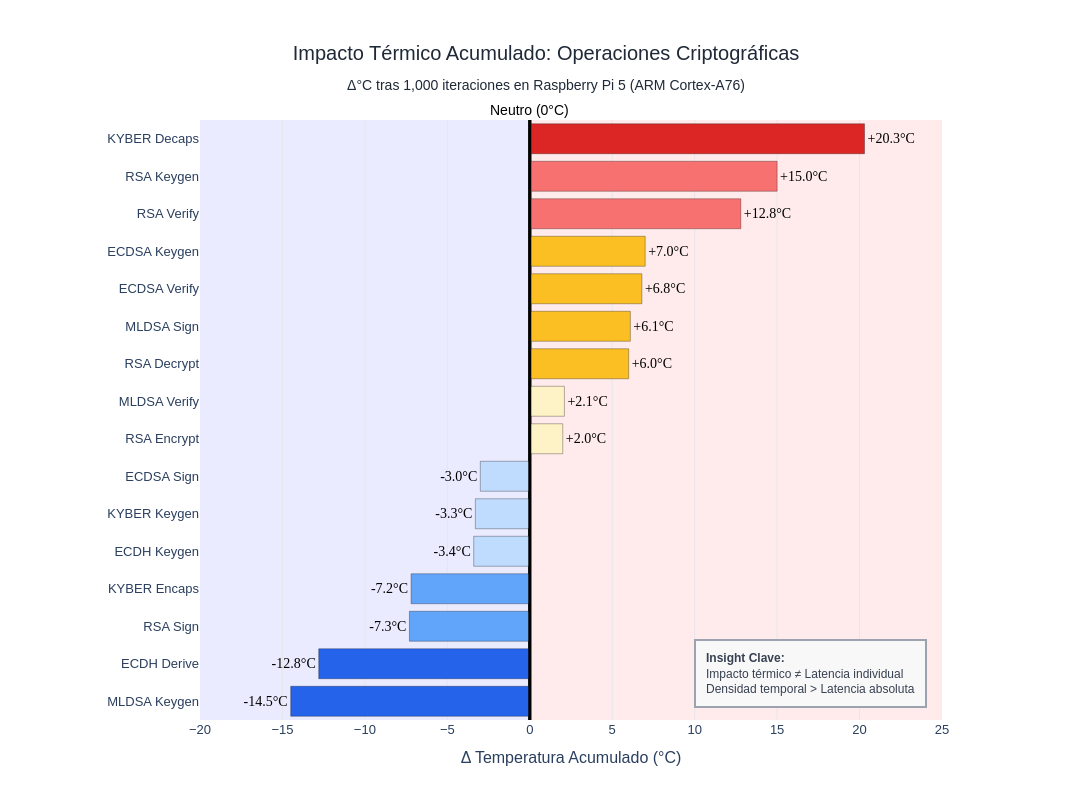

The code cell stored with this chart in its notebook:
### Code cell
# ANÁLISIS TÉRMICO AGREGADO

# Preparar datos
resultados_termicos = []
for alg, ops in categories.items():
    for op, df in ops.items():
        if df is not None:
            resultados_termicos.append({
                'Operación': f"{alg.upper()} {op.capitalize()}",
                'Latencia Mediana (ms)': df['time_ms'].median(),
                'Temp Δ Promedio (°C)': df['temp_delta_c'].mean(),
                'Temp Acumulado (°C)': df['temp_delta_c'].sum()
            })

df_termico = pd.DataFrame(resultados_termicos).sort_values(
    'Temp Acumulado (°C)',
    ascending=True
)

# Función para asignar colores según temperatura
def asignar_color(temp):
    if temp > 15:
        return '#dc2626'
    elif temp > 10:
        return '#f87171'
    elif temp > 5:
        return '#fbbf24'
    elif temp > 0:
        return '#fef3c7'
    elif temp > -5:
        return '#bfdbfe'
    elif temp > -10:
        return '#60a5fa'
    else:
        return '#2563eb'

colores = [asignar_color(temp) for temp in df_termico['Temp Acumulado (°C)']]

# Crear figura
fig = go.Figure()

fig.add_trace(go.Bar(
    y=df_termico['Operación'],
    x=df_termico['Temp Acumulado (°C)'],
    orientation='h',
    marker=dict(
        color=colores,
        line=dict(color='rgba(0,0,0,0.3)', width=1)
    ),
    text=[f'{t:+.1f}°C' for t in df_termico['Temp Acumulado (°C)']],
    textposition='outside',
    textfont=dict(size=14, color='black', family='Arial Black'),
    hovertemplate=(
        '<b>%{y}</b><br>'
        'Δ Temp Acumulado: <b>%{x:+.2f}°C</b><br>'
        'Latencia Mediana: %{customdata[0]:.3f} ms<br>'
        'Δ Temp Promedio: %{customdata[1]:+.3f}°C<br>'
        '<extra></extra>'
    ),
    customdata=df_termico[['Latencia Mediana (ms)', 'Temp Δ Promedio (°C)']].values
))

# Línea de referencia en 0°C (neutro térmico)
fig.add_vline(
    x=0,
    line_dash="solid",
    line_color="black",
    line_width=3,
    annotation_text="Neutro (0°C)",
    annotation_position="top",
    annotation_font_size=14,
    annotation_font_color="black"
)

# Áreas sombreadas (zonas térmicas)
fig.add_vrect(
    x0=-20, x1=0,
    fillcolor="blue",
    opacity=0.08,
    layer="below",
    line_width=0,
)

fig.add_vrect(
    x0=0, x1=25,
    fillcolor="red",
    opacity=0.08,
    layer="below",
    line_width=0,
)

# Layout
fig.update_layout(
    title={
        'text': (
            'Impacto Térmico Acumulado: Operaciones Criptográficas<br>'
            '<sub>Δ°C tras 1,000 iteraciones en Raspberry Pi 5 (ARM Cortex-A76)</sub>'
        ),
        'x': 0.5,
        'xanchor': 'center',
        'font': {'size': 20, 'family': 'Arial', 'color': '#1f2937'}
    },
    xaxis_title='Δ Temperatura Acumulado (°C)',
    xaxis=dict(
        zeroline=True,
        zerolinewidth=3,
        zerolinecolor='black',
        gridcolor='#e5e7eb',
        showgrid=True,
        range=[-20, 25],
        tickfont=dict(size=13)
    ),
    yaxis_title='',
    yaxis=dict(
        showgrid=False,
        tickfont=dict(size=13)
    ),
    height=800,
    width=1400,
    font=dict(size=13, family='Arial'),
    plot_bgcolor='white',
    paper_bgcolor='white',
    margin=dict(l=200, r=150, t=120, b=80),
    hovermode='y unified'
)

# Añadir anotación explicativa
fig.add_annotation(
    text=(
        '<b>Insight Clave:</b><br>'
        'Impacto térmico ≠ Latencia individual<br>'
        'Densidad temporal > Latencia absoluta'
    ),
    xref="paper", yref="paper",
    x=0.98, y=0.02,
    showarrow=False,
    font=dict(size=12, color='#374151'),
    align='left',
    bgcolor='rgba(249, 250, 251, 0.9)',
    bordercolor='#9ca3af',
    borderwidth=2,
    borderpad=10
)
fig.show()

### Figure 1 — Plotly figure (JSON) as saved in the notebook; plotly's stock layout.template omitted (floating-point values rounded to 4 significant figures)
{"data": [{"customdata": [[0.2088, -0.0145], [0.2451, -0.0128], [3.619, -0.0073], [0.09656, -0.0072], [0.1179, -0.0034], [0.08469, -0.0033], [0.1852, -0.003], [0.2237, 0.002], [0.211, 0.0021], [3.604, 0.006], [0.645, 0.0061], [0.3539, 0.0068], [0.1173, 0.007], [0.2302, 0.0128], [198.6, 0.015], [0.07, 0.0203]], "hovertemplate": "<b>%{y}</b><br>Δ Temp Acumulado: <b>%{x:+.2f}°C</b><br>Latencia Mediana: %{customdata[0]:.3f} ms<br>Δ Temp Promedio: %{customdata[1]:+.3f}°C<br><extra></extra>", "marker": {"color": ["#2563eb", "#2563eb", "#60a5fa", "#60a5fa", "#bfdbfe", "#bfdbfe", "#bfdbfe", "#fef3c7", "#fef3c7", "#fbbf24", "#fbbf24", "#fbbf24", "#fbbf24", "#f87171", "#f87171", "#dc2626"], "line": {"color": "rgba(0,0,0,0.3)", "width": 1}}, "orientation": "h", "text": ["-14.5°C", "-12.8°C", "-7.3°C", "-7.2°C", "-3.4°C", "-3.3°C", "-3.0°C", "+2.0°C", "+2.1°C", "+6.0°C", "+6.1°C", "+6.8°C", "+7.0°C", "+12.8°C", "+15.0°C", "+20.3°C"], "textfont": {"color": "black", "family": "Arial Black", "size": 14}, "textposition": "outside", "type": "bar", "x": [-14.5, -12.8, -7.3, -7.2, -3.4, -3.3, -3.0, 2.0, 2.1, 6.0, 6.1, 6.8, 7.0, 12.8, 15.0, 20.3], "y": ["MLDSA Keygen", "ECDH Derive", "RSA Sign", "KYBER Encaps", "ECDH Keygen", "KYBER Keygen", "ECDSA Sign", "RSA Encrypt", "MLDSA Verify", "RSA Decrypt", "MLDSA Sign", "ECDSA Verify", "ECDSA Keygen", "RSA Verify", "RSA Keygen", "KYBER Decaps"]}], "layout": {"annotations": [{"font": {"color": "black", "size": 14}, "showarrow": false, "text": "Neutro (0°C)", "x": 0, "xanchor": "center", "xref": "x", "y": 1, "yanchor": "bottom", "yref": "y domain"}, {"align": "left", "bgcolor": "rgba(249, 250, 251, 0.9)", "bordercolor": "#9ca3af", "borderpad": 10, "borderwidth": 2, "font": {"color": "#374151", "size": 12}, "showarrow": false, "text": "<b>Insight Clave:</b><br>Impacto térmico ≠ Latencia individual<br>Densidad temporal > Latencia absoluta", "x": 0.98, "xref": "paper", "y": 0.02, "yref": "paper"}], "font": {"family": "Arial", "size": 13}, "height": 800, "hovermode": "y unified", "margin": {"b": 80, "l": 200, "r": 150, "t": 120}, "paper_bgcolor": "white", "plot_bgcolor": "white", "shapes": [{"line": {"color": "black", "dash": "solid", "width": 3}, "type": "line", "x0": 0, "x1": 0, "xref": "x", "y0": 0, "y1": 1, "yref": "y domain"}, {"fillcolor": "blue", "layer": "below", "line": {"width": 0}, "opacity": 0.08, "type": "rect", "x0": -20, "x1": 0, "xref": "x", "y0": 0, "y1": 1, "yref": "y domain"}, {"fillcolor": "red", "layer": "below", "line": {"width": 0}, "opacity": 0.08, "type": "rect", "x0": 0, "x1": 25, "xref": "x", "y0": 0, "y1": 1, "yref": "y domain"}], "title": {"font": {"color": "#1f2937", "family": "Arial", "size": 20}, "text": "Impacto Térmico Acumulado: Operaciones Criptográficas<br><sub>Δ°C tras 1,000 iteraciones en Raspberry Pi 5 (ARM Cortex-A76)</sub>", "x": 0.5, "xanchor": "center"}, "width": 1400, "xaxis": {"gridcolor": "#e5e7eb", "range": [-20, 25], "showgrid": true, "tickfont": {"size": 13}, "title": {"text": "Δ Temperatura Acumulado (°C)"}, "zeroline": true, "zerolinecolor": "black", "zerolinewidth": 3}, "yaxis": {"showgrid": false, "tickfont": {"size": 13}, "title": {"text": ""}}}}
